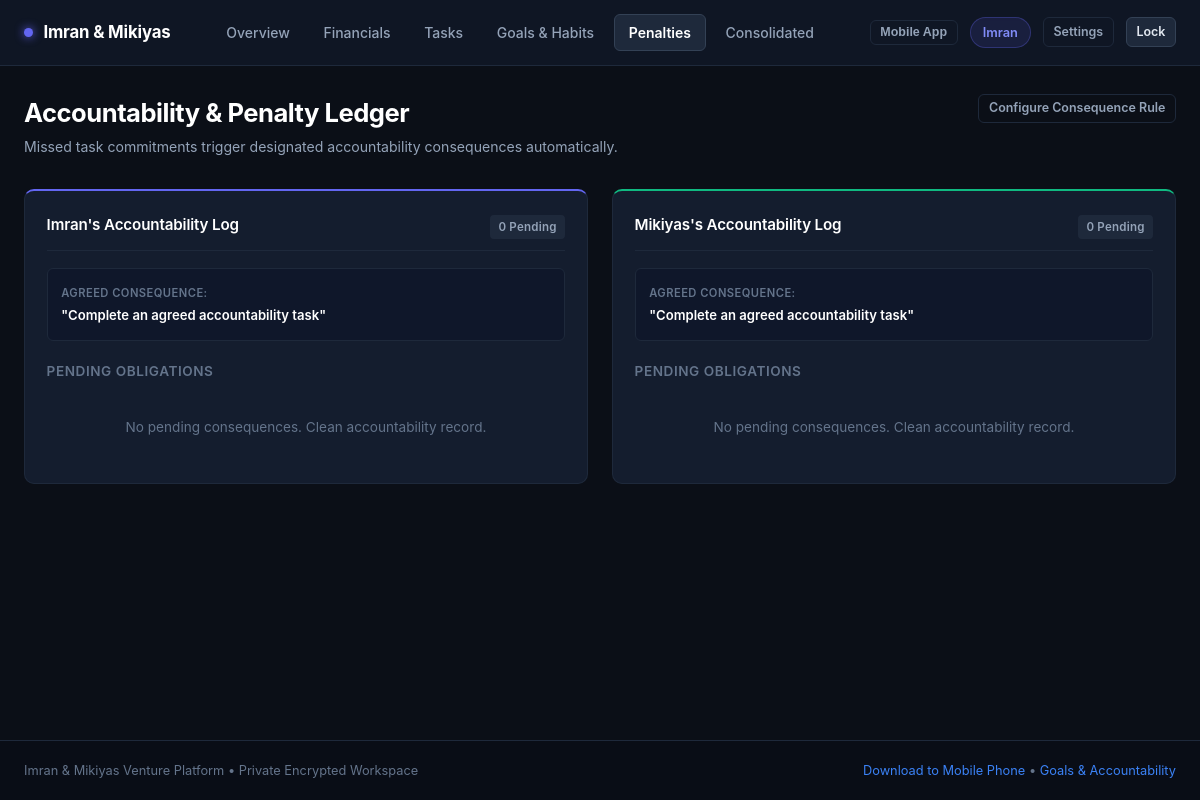
The app's page /penalties (signed in) with its own data.
### tables this page shows
CREATE TABLE users (
        id TEXT PRIMARY KEY,
        name TEXT NOT NULL,
        pin_hash TEXT NOT NULL,
        default_consequence TEXT NOT NULL DEFAULT '',
        savings_goal_name TEXT NOT NULL DEFAULT 'Capital Growth Fund',
        savings_goal_target REAL NOT NULL DEFAULT 0.0,
        currency TEXT NOT NULL DEFAULT '$'
    );

### app.py (the view)
@app.route("/penalties")
def penalties_view():
    conn = get_db_connection()
    check_and_apply_penalties(conn)
    cursor = conn.cursor()
    viewer_id = session.get("logged_in_user", "imran")
    cursor.execute("SELECT * FROM users WHERE id = 'imran'")
    partner_a = cursor.fetchone()
    cursor.execute("SELECT * FROM users WHERE id = 'mikiyas'")
    partner_b = cursor.fetchone()
    cursor.execute("SELECT * FROM penalties WHERE user_id = 'imran' AND status = 'Pending' ORDER BY id DESC")
    a_pending_penalties = cursor.fetchall()
    cursor.execute("SELECT * FROM penalties WHERE user_id = 'imran' AND status = 'Completed' ORDER BY completed_date DESC, id DESC LIMIT 10")
    a_completed_penalties = cursor.fetchall()
    cursor.execute("SELECT * FROM penalties WHERE user_id = 'mikiyas' AND status = 'Pending' ORDER BY id DESC")
    b_pending_penalties = cursor.fetchall()
    cursor.execute("SELECT * FROM penalties WHERE user_id = 'mikiyas' AND status = 'Completed' ORDER BY completed_date DESC, id DESC LIMIT 10")
    b_completed_penalties = cursor.fetchall()
    conn.close()
    return render_template(
        "penalties.html",
        active_page="penalties",
        partner_a=partner_a,
        partner_b=partner_b,
        a_pending_penalties=a_pending_penalties,
        a_completed_penalties=a_completed_penalties,
        a_pending_count=len(a_pending_penalties),
        b_pending_penalties=b_pending_penalties,
        b_completed_penalties=b_completed_penalties,
        b_pending_count=len(b_pending_penalties),
        viewer_id=viewer_id
    )

### app.py (called while the page is built)
@app.before_request
def require_authentication_gate():
    allowed_paths = ("/login", "/favicon.ico", "/manifest.json", "/sw.js", "/api/index")
    if request.path.startswith("/static/") or request.path in allowed_paths:
        return None
    if not session.get("logged_in_user"):
        return redirect(url_for("login"))

@app.context_processor
def inject_globals():
    today_str = date.today().strftime("%Y-%m-%d")
    current_user = None
    logged_id = session.get("logged_in_user")
    conn = get_db_connection()
    check_and_apply_penalties(conn)
    if logged_id:
        cursor = conn.cursor()
        cursor.execute("SELECT * FROM users WHERE id = ?", (logged_id,))
        current_user = cursor.fetchone()
    cursor = conn.cursor()
    cursor.execute("SELECT COUNT(*) FROM penalties WHERE status = 'Pending'")
    total_pending_penalties = cursor.fetchone()[0]
    conn.close()
    return {
        "current_user": current_user,
        "total_pending_penalties": total_pending_penalties,
        "today_str": today_str
    }

### database/db.py (called while the page is built, shortened)
def get_db_connection():
    conn = sqlite3.connect(DB_PATH)
    conn.row_factory = sqlite3.Row
    conn.execute("PRAGMA foreign_keys = ON")
    return conn

def check_and_apply_penalties(conn):
    today_str = date.today().strftime("%Y-%m-%d")
    cursor = conn.cursor()
    cursor.execute("""
    SELECT t.id, t.user_id, t.title, t.due_date, u.default_consequence
    FROM tasks t
    JOIN users u ON t.user_id = u.id
    WHERE t.due_date < ? AND t.is_done = 0 AND t.consequence_applied = 0
    """, (today_str,))
    overdue_tasks = cursor.fetchall()
    conn.commit()

### templates/penalties.html (shortened to what this page needs)
{% extends "base.html" %}
{% block content %}
<div style="margin-bottom: 2rem; display:flex; justify-content:space-between; align-items:flex-start; flex-wrap:wrap; gap:1rem;">
  <div>
    <h1 style="font-size: 1.6rem; font-weight: 700;">Accountability &amp; Penalty Ledger</h1>
    <p style="color: var(--text-muted); font-size: 0.88rem; margin-top: 0.25rem;">
      Missed task commitments trigger designated accountability consequences automatically.
    </p>
  </div>
  <div>
    <a href="{{ url_for('settings_view') }}" class="btn btn-outline btn-sm">
      Configure Consequence Rule
    </a>
  </div>
</div>
<div class="grid-2">
  <div class="card" style="border-top: 2px solid var(--accent-indigo);">
    <div class="card-header">
      <div class="card-title" style="color:#ffffff;">Imran's Accountability Log</div>
      <div>
        {% if a_pending_count > 0 %}
          <span class="badge badge-overdue">{{ a_pending_count }} Pending</span>
        {% else %}
          <span class="badge" style="background:#1e293b; color:#94a3b8;">0 Pending</span>
        {% endif %}
      </div>
    </div>
    <div style="background:#0f172a; border:1px solid var(--border-color); border-radius:var(--radius-sm); padding:0.85rem; margin-bottom:1.25rem; font-size:0.82rem;">
      <span style="color:var(--text-subtle); text-transform:uppercase; font-size:0.7rem; font-weight:600; letter-spacing:0.04em;">Agreed Consequence:</span>
      <div style="font-weight:600; color:#ffffff; margin-top:0.25rem;">
        "{{ partner_a.default_consequence or 'Complete designated accountability task' }}"
      </div>
    </div>
    <h4 style="font-size:0.85rem; font-weight:600; text-transform:uppercase; letter-spacing:0.04em; color:var(--text-subtle); margin-bottom:0.75rem;">Pending Obligations</h4>
    {% if a_pending_penalties %}
      {% for p in a_pending_penalties %}
        <div style="background:rgba(244, 63, 94, 0.08); border:1px solid rgba(244, 63, 94, 0.25); border-radius:var(--radius-sm); padding:0.85rem; margin-bottom:0.75rem;">
          <div style="display:flex; justify-content:space-between; align-items:flex-start; gap:0.5rem;">
            <div>
              <div style="font-weight:600; color:#fb7185; font-size:0.9rem;">{{ p.consequence }}</div>
              <div style="font-size:0.78rem; color:var(--text-muted); margin-top:0.25rem;">{{ p.reason }}</div>
              <div style="font-size:0.72rem; color:var(--text-subtle); margin-top:0.2rem;">Date: {{ p.created_date }}</div>
            </div>
            <div>
              <form action="{{ url_for('complete_penalty', penalty_id=p.id) }}" method="POST">
                <button type="submit" class="btn btn-success btn-sm" style="font-size:0.75rem;">
                  Mark Fulfilled
                </button>
              </form>
            </div>
          </div>
        </div>
      {% endfor %}
    {% else %}
      <div style="padding:1.5rem 0; color:var(--text-subtle); font-size:0.85rem; text-align:center;">
        No pending consequences. Clean accountability record.
      </div>
    {% endif %}
  </div>
  <div class="card" style="border-top: 2px solid var(--accent-emerald);">
    <div class="card-header">
      <div class="card-title" style="color:#ffffff;">Mikiyas's Accountability Log</div>
      <div>
        {% if b_pending_count > 0 %}
          <span class="badge badge-overdue">{{ b_pending_count }} Pending</span>
        {% else %}
          <span class="badge" style="background:#1e293b; color:#94a3b8;">0 Pending</span>
        {% endif %}
      </div>
    </div>
    <div style="background:#0f172a; border:1px solid var(--border-color); border-radius:var(--radius-sm); padding:0.85rem; margin-bottom:1.25rem; font-size:0.82rem;">
      <span style="color:var(--text-subtle); text-transform:uppercase; font-size:0.7rem; font-weight:600; letter-spacing:0.04em;">Agreed Consequence:</span>
      <div style="font-weight:600; color:#ffffff; margin-top:0.25rem;">
        "{{ partner_b.default_consequence or 'Complete designated accountability task' }}"
      </div>
    </div>
    <h4 style="font-size:0.85rem; font-weight:600; text-transform:uppercase; letter-spacing:0.04em; color:var(--text-subtle); margin-bottom:0.75rem;">Pending Obligations</h4>
    {% if b_pending_penalties %}
      {% for p in b_pending_penalties %}
        <div style="background:rgba(244, 63, 94, 0.08); border:1px solid rgba(244, 63, 94, 0.25); border-radius:var(--radius-sm); padding:0.85rem; margin-bottom:0.75rem;">
          <div style="display:flex; justify-content:space-between; align-items:flex-start; gap:0.5rem;">
            <div>
              <div style="font-weight:600; color:#fb7185; font-size:0.9rem;">{{ p.consequence }}</div>
              <div style="font-size:0.78rem; color:var(--text-muted); margin-top:0.25rem;">{{ p.reason }}</div>
              <div style="font-size:0.72rem; color:var(--text-subtle); margin-top:0.2rem;">Date: {{ p.created_date }}</div>
            </div>
            <div>
              <form action="{{ url_for('complete_penalty', penalty_id=p.id) }}" method="POST">
                <button type="submit" class="btn btn-success btn-sm" style="font-size:0.75rem;">
                  Mark Fulfilled
                </button>
              </form>
            </div>
          </div>
        </div>
      {% endfor %}
    {% else %}
      <div style="padding:1.5rem 0; color:var(--text-subtle); font-size:0.85rem; text-align:center;">
        No pending consequences. Clean accountability record.
      </div>
    {% endif %}
  </div>
</div>
{% endblock %}

### static/css/style.css (style rules this page uses)
:root { --bg-primary: #0b0f17; --bg-secondary: #111827; --bg-card: #141d2e; --bg-card-hover: #1a253a; --border-color: #1e293b; --border-focus: #3b82f6; --text-main: #f8fafc; --text-muted: #94a3b8; --text-subtle: #64748b; --accent-indigo: #6366f1; --accent-blue: #3b82f6; --accent-emerald: #10b981; --accent-rose: #f43f5e; --accent-amber: #f59e0b; --font-family: -apple-system, BlinkMacSystemFont, "Segoe UI", Roboto, "Helvetica Neue", Arial, sans-serif; --radius-sm: 6px; --radius-md: 10px; --radius-lg: 14px; }
* { box-sizing: border-box; margin: 0; padding: 0; }
body { font-family: var(--font-family); background-color: var(--bg-primary); color: var(--text-main); line-height: 1.5; min-height: 100vh; display: flex; flex-direction: column; }
h1, h2, h3, h4, h5 { font-weight: 700; letter-spacing: -0.02em; color: #ffffff; }
a { color: var(--accent-blue); text-decoration: none; transition: color 0.15s ease; }
.grid-2 { display: grid; grid-template-columns: repeat(auto-fit, minmax(340px, 1fr)); gap: 1.5rem; margin-bottom: 1.75rem; }
.card { background: var(--bg-card); border: 1px solid var(--border-color); border-radius: var(--radius-md); padding: 1.35rem; transition: border-color 0.2s ease; }
.card-header { display: flex; align-items: center; justify-content: space-between; margin-bottom: 1.1rem; padding-bottom: 0.65rem; border-bottom: 1px solid var(--border-color); }
.card-title { font-size: 0.95rem; font-weight: 600; color: #e2e8f0; letter-spacing: -0.01em; }
.badge { display: inline-block; padding: 0.2rem 0.55rem; border-radius: 4px; font-size: 0.72rem; font-weight: 600; letter-spacing: 0.02em; }
.btn { display: inline-flex; align-items: center; justify-content: center; gap: 0.4rem; padding: 0.48rem 0.95rem; font-size: 0.85rem; font-weight: 600; border-radius: var(--radius-sm); border: 1px solid transparent; cursor: pointer; transition: all 0.15s ease; text-decoration: none; }
.btn-outline { background: transparent; border-color: var(--border-color); color: var(--text-muted); }
.btn-sm { padding: 0.28rem 0.6rem; font-size: 0.78rem; }

### records on screen
users: default_consequence "Complete an agreed accountability task"
users: default_consequence "Complete an agreed accountability task"
